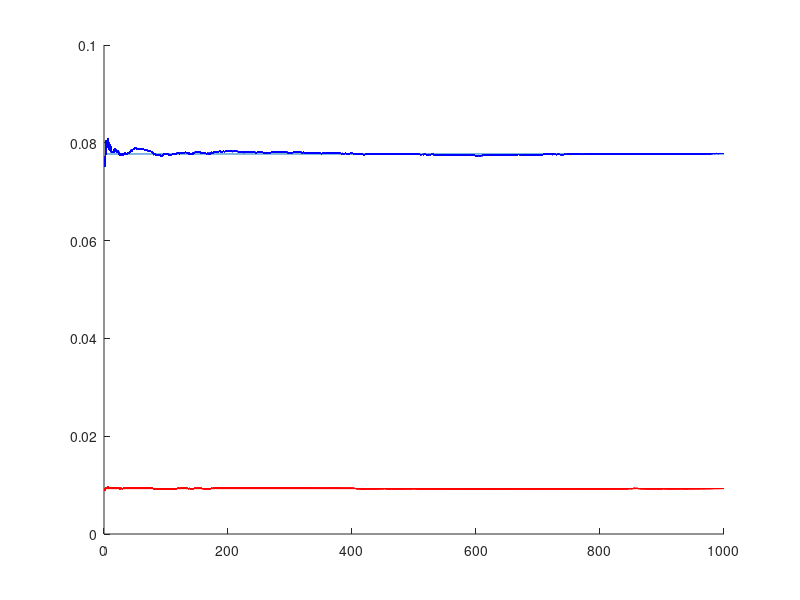

The MATLAB script that drew this image:
% Metody teoretyczne



clear

N=1; T=2; % falsz, prawda



% zadawanie wartosci prawdopodobienstw



% wlamanie



pw(T)=0.001;

pw(N)=1-pw(T);



% uderzenie pioruna



pu(T)=0.002;

pu(N)=1-pu(T);



% alarm przy warunku wlamania i uderzenia pioruna



pwawu(T,N,N)=0.008;

pwawu(T,N,T)=0.2;

pwawu(T,T,N)=0.9;

pwawu(T,T,T)=0.95;

pwawu(N,N,N)=1-pwawu(T,N,N);

pwawu(N,N,T)=1-pwawu(T,N,T);

pwawu(N,T,N)=1-pwawu(T,T,N);

pwawu(N,T,T)=1-pwawu(T,T,T);



% telefon od Stefana przy warunku alarm



pwsa(T,N)=0.1;

pwsa(T,T)=0.9;

pwsa(N,N)=1-pwsa(T,N);

pwsa(N,T)=1-pwsa(T,T);



% telefon od Barbary przy warunku alarm



pwba(T,N)=0.02;

pwba(T,T)=0.65;

pwba(N,N)=1-pwba(T,N);

pwba(N,T)=1-pwba(T,T);



% tablica prawdopodobienstw lacznych



for A=1:2

    for B=1:2

        for S=1:2

            for U=1:2

                for W=1:2

                    p(A,B,S,U,W)=pwba(B,A)*pwsa(S,A)*pwawu(A,W,U)*pw(W)*pu(U);

                end

            end

        end

    end

end



% Sprawdzenie czy suma wszystkich prawdopodobienstw jest rowna 1



sum(sum(sum(sum(sum(p)))))



% Obliczenie P(A|B,S,U,W)=P(A,B,S,U,W)/P(B,S,U,W)



pwabsuw=p(2,2,2,2,2)/sum(p(:,2,2,2,2)) 

pwnabsuw=p(1,2,2,2,2)/sum(p(:,2,2,2,2))



% Obliczenie P(A)



pa=sum(sum(sum(sum(p(2,:,:,:,:)))))

pna=sum(sum(sum(sum(p(1,:,:,:,:)))))



% Obliczenie P(A|S)=P(A,S)/P(S)



pwas=sum(sum(sum(p(2,:,2,:,:))))/sum(sum(sum(sum(p(:,:,2,:,:)))))

pwnas=sum(sum(sum(p(1,:,2,:,:))))/sum(sum(sum(sum(p(:,:,2,:,:)))))



% -------------------------------------------------------

% Metody Monte Carlo



K=10000; % jednorazowa porcja taktow

srp_as=0; % poczatkowy wynik P(A|S)

srp_a=0; % poczatkowy wynik P(A)

close

hold on

plot([1 1000],[pwas pwas])

plot([1 1000],[pa pa],'r')

axis([0 1000 0 0.1]) % zadanie skali rysunku



% Obliczenie P(A|B,S,U,W)=P(A,B,S,U,W)/P(B,S,U,W)



for j=1:1000  

    w=rand(1,K)<pw(T);

    u=rand(1,K)<pu(T);

    aNN=rand(1,K)<pwawu(T,N,N);

    aNT=rand(1,K)<pwawu(T,N,T);

    aTN=rand(1,K)<pwawu(T,T,N);

    aTT=rand(1,K)<pwawu(T,T,T);

    a=(w&u&aTT)|(w&~u&aTN)|(~w&u&aNT)|(~w&~u&aNN);

    sN=rand(1,K)<pwsa(T,N);

    sT=rand(1,K)<pwsa(T,T);

    s=(a&sT)|(~a&sN);



    bN=rand(1,K)<pwba(T,N);

    bT=rand(1,K)<pwba(T,T);

    b=(a&bT)|(~a&bN);


  

% Obliczenie P(A|S)



    as=a&s;

    pwas_mc=sum(as)/sum(s); % obliczenie czestosci dla biezacej porcji taktow

    sr_as(j)=srp_as+(pwas_mc-srp_as)/j; % obliczenie czestosci dla wszystkich dotychczasowych taktow (znany wzor iteracyjny)

    srp_as=sr_as(j);

    plot([1:j],sr_as,'b');

      

% Obliczenie P(A)



    pa_mc=sum(a)/K;

    sr_a(j)=srp_a+(pa_mc-srp_a)/j;

    srp_a=sr_a(j);

    plot([1:j],sr_a,'r')



    pause(0.001)

end









